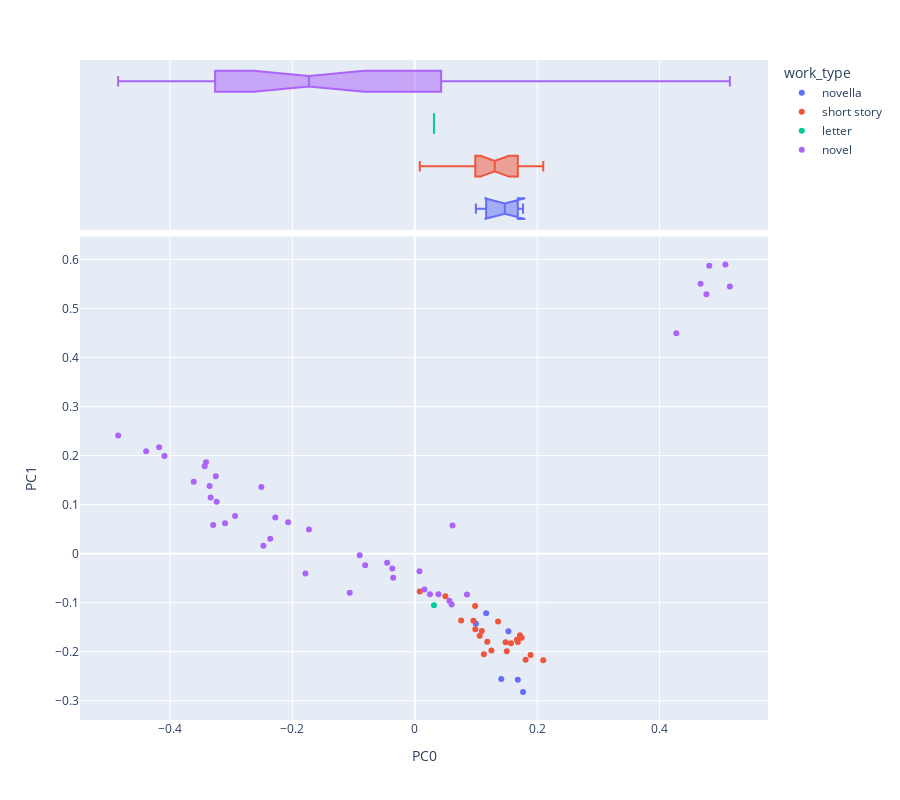

Notebook cell for this chart:
### Code cell
import pandas as pd
import numpy as np
from scipy.linalg import norm
import plotly_express as px
import seaborn as sns
from sklearn.decomposition import PCA
sns.set(style='ticks')
OHCO = ['book_id', 'chap_id']
# Added after class
norm_docs = True # This has the effect of exaggerating variance when False
center_term_vectors = True # This has the effect of demoting authorship when False
colors = "YlGnBu" 
# colors = "Spectral"




pca_engine = PCA(n_components=10)
DCM = pd.DataFrame(pca_engine.fit_transform(L2.fillna(0)), index=L2.index)
DCM.columns = ['PC{}'.format(i) for i in DCM.columns]
DCM = DCM.join(LIB[['author','work_type']], on='book_id') #the lavel i will use is work_type
def vis_pcs(M, a, b, label='author', hover_name='author', symbol=None, size=None):
    return px.scatter(M, f"PC{a}", f"PC{b}", color=label, hover_name=hover_name, 
                     symbol=symbol, size=size,
                     marginal_x='box', height=800)

def vis_loadings(a=0, b=1, hover_name='term_str'):
    return px.scatter(LOADINGS.reset_index(), f"PC{a}", f"PC{b}", 
                      text='term_str', hover_name='term_str',
                      size='dfidf', color='max_pos_group', 
                      marginal_x='box', height=800)
LOADINGS = pd.DataFrame(pca_engine.components_.T * np.sqrt(pca_engine.explained_variance_))
LOADINGS.columns = ["PC{}".format(i) for i in LOADINGS.columns]
LOADINGS.index = L2.columns
LOADINGS.index.name = 'term_str'
LOADINGS = LOADINGS.join(VOCAB)
vis_pcs(DCM, 0, 1, label='work_type', hover_name= 'work_type')

### Figure 1 — Plotly figure (JSON) as saved in the notebook; plotly's stock layout.template omitted (floating-point values rounded to 4 significant figures)
{"data": [{"hovertemplate": "<b>%{hovertext}</b><br><br>work_type=novella<br>PC0=%{x}<br>PC1=%{y}<extra></extra>", "hovertext": ["novella", "novella", "novella", "novella", "novella", "novella"], "legendgroup": "novella", "marker": {"color": "#636efa", "symbol": "circle"}, "mode": "markers", "name": "novella", "orientation": "v", "showlegend": true, "type": "scatter", "x": [0.1413, 0.1769, 0.1683, 0.0998, 0.1166, 0.153], "xaxis": "x", "y": [-0.2556, -0.2823, -0.2569, -0.1429, -0.1215, -0.1581], "yaxis": "y"}, {"alignmentgroup": "True", "hovertemplate": "<b>%{hovertext}</b><br><br>work_type=novella<br>PC0=%{x}<extra></extra>", "hovertext": ["novella", "novella", "novella", "novella", "novella", "novella"], "legendgroup": "novella", "marker": {"color": "#636efa", "symbol": "circle"}, "name": "novella", "notched": true, "offsetgroup": "novella", "showlegend": false, "type": "box", "x": [0.1413, 0.1769, 0.1683, 0.0998, 0.1166, 0.153], "xaxis": "x2", "yaxis": "y2"}, {"hovertemplate": "<b>%{hovertext}</b><br><br>work_type=short story<br>PC0=%{x}<br>PC1=%{y}<extra></extra>", "hovertext": ["short story", "short story", "short story", "short story", "short story", "short story", "short story", "short story", "short story", "short story", "short story", "short story", "short story", "short story", "short story", "short story", "short story", "short story", "short story", "short story", "short story", "short story"], "legendgroup": "short story", "marker": {"color": "#EF553B", "symbol": "circle"}, "mode": "markers", "name": "short story", "orientation": "v", "showlegend": true, "type": "scatter", "x": [0.1361, 0.1252, 0.1503, 0.1718, 0.2099, 0.09857, 0.1184, 0.106, 0.07569, 0.04991, 0.1128, 0.1573, 0.09883, 0.09577, 0.1095, 0.1745, 0.1483, 0.1683, 0.1669, 0.1812, 0.1892, 0.008093], "xaxis": "x", "y": [-0.1384, -0.1976, -0.199, -0.1663, -0.2174, -0.1065, -0.1796, -0.1672, -0.1363, -0.08689, -0.2053, -0.1828, -0.1543, -0.1368, -0.1578, -0.1717, -0.1805, -0.18, -0.1759, -0.2163, -0.2069, -0.07699], "yaxis": "y"}, {"alignmentgroup": "True", "hovertemplate": "<b>%{hovertext}</b><br><br>work_type=short story<br>PC0=%{x}<extra></extra>", "hovertext": ["short story", "short story", "short story", "short story", "short story", "short story", "short story", "short story", "short story", "short story", "short story", "short story", "short story", "short story", "short story", "short story", "short story", "short story", "short story", "short story", "short story", "short story"], "legendgroup": "short story", "marker": {"color": "#EF553B", "symbol": "circle"}, "name": "short story", "notched": true, "offsetgroup": "short story", "showlegend": false, "type": "box", "x": [0.1361, 0.1252, 0.1503, 0.1718, 0.2099, 0.09857, 0.1184, 0.106, 0.07569, 0.04991, 0.1128, 0.1573, 0.09883, 0.09577, 0.1095, 0.1745, 0.1483, 0.1683, 0.1669, 0.1812, 0.1892, 0.008093], "xaxis": "x2", "yaxis": "y2"}, {"hovertemplate": "<b>%{hovertext}</b><br><br>work_type=letter<br>PC0=%{x}<br>PC1=%{y}<extra></extra>", "hovertext": ["letter"], "legendgroup": "letter", "marker": {"color": "#00cc96", "symbol": "circle"}, "mode": "markers", "name": "letter", "orientation": "v", "showlegend": true, "type": "scatter", "x": [0.0313], "xaxis": "x", "y": [-0.1052], "yaxis": "y"}, {"alignmentgroup": "True", "hovertemplate": "<b>%{hovertext}</b><br><br>work_type=letter<br>PC0=%{x}<extra></extra>", "hovertext": ["letter"], "legendgroup": "letter", "marker": {"color": "#00cc96", "symbol": "circle"}, "name": "letter", "notched": true, "offsetgroup": "letter", "showlegend": false, "type": "box", "x": [0.0313], "xaxis": "x2", "yaxis": "y2"}, {"hovertemplate": "<b>%{hovertext}</b><br><br>work_type=novel<br>PC0=%{x}<br>PC1=%{y}<extra></extra>", "hovertext": ["novel", "novel", "novel", "novel", "novel", "novel", "novel", "novel", "novel", "novel", "novel", "novel", "novel", "novel", "novel", "novel", "novel", "novel", "novel", "novel", "novel", "novel", "novel", "novel", "novel", "novel", "novel", "novel", "novel", "novel", "novel", "novel", "novel", "novel", "novel", "novel", "novel", "novel", "novel", "novel", "novel"], "legendgroup": "novel", "marker": {"color": "#ab63fa", "symbol": "circle"}, "mode": "markers", "name": "novel", "orientation": "v", "showlegend": true, "type": "scatter", "x": [0.4274, 0.5149, 0.467, 0.5076, 0.4766, 0.4812, -0.228, -0.3336, -0.4179, -0.4848, -0.1731, -0.3434, -0.3413, -0.2071, -0.2508, -0.2938, -0.3253, -0.4091, -0.09, -0.439, -0.2362, -0.3101, -0.2475, -0.1787, -0.1064, -0.3296, -0.3354, -0.3613, -0.03533, -0.08113, -0.3239, -0.03672, 0.01568, -0.04521, 0.08521, 0.0565, 0.06159, 0.02477, 0.007702, 0.0386, 0.06015], "xaxis": "x", "y": [0.4492, 0.5448, 0.5503, 0.5898, 0.5287, 0.5869, 0.07351, 0.1143, 0.2171, 0.2408, 0.04906, 0.1782, 0.1864, 0.06377, 0.1357, 0.07697, 0.158, 0.1993, -0.003485, 0.2085, 0.03024, 0.06189, 0.01615, -0.04076, -0.07991, 0.05858, 0.138, 0.1468, -0.04912, -0.02377, 0.1058, -0.0304, -0.07299, -0.01859, -0.08323, -0.09594, 0.05743, -0.0828, -0.03589, -0.08304, -0.1035], "yaxis": "y"}, {"alignmentgroup": "True", "hovertemplate": "<b>%{hovertext}</b><br><br>work_type=novel<br>PC0=%{x}<extra></extra>", "hovertext": ["novel", "novel", "novel", "novel", "novel", "novel", "novel", "novel", "novel", "novel", "novel", "novel", "novel", "novel", "novel", "novel", "novel", "novel", "novel", "novel", "novel", "novel", "novel", "novel", "novel", "novel", "novel", "novel", "novel", "novel", "novel", "novel", "novel", "novel", "novel", "novel", "novel", "novel", "novel", "novel", "novel"], "legendgroup": "novel", "marker": {"color": "#ab63fa", "symbol": "circle"}, "name": "novel", "notched": true, "offsetgroup": "novel", "showlegend": false, "type": "box", "x": [0.4274, 0.5149, 0.467, 0.5076, 0.4766, 0.4812, -0.228, -0.3336, -0.4179, -0.4848, -0.1731, -0.3434, -0.3413, -0.2071, -0.2508, -0.2938, -0.3253, -0.4091, -0.09, -0.439, -0.2362, -0.3101, -0.2475, -0.1787, -0.1064, -0.3296, -0.3354, -0.3613, -0.03533, -0.08113, -0.3239, -0.03672, 0.01568, -0.04521, 0.08521, 0.0565, 0.06159, 0.02477, 0.007702, 0.0386, 0.06015], "xaxis": "x2", "yaxis": "y2"}], "layout": {"height": 800, "legend": {"title": {"text": "work_type"}, "tracegroupgap": 0}, "margin": {"t": 60}, "xaxis": {"anchor": "y", "domain": [0, 1], "title": {"text": "PC0"}}, "xaxis2": {"anchor": "y2", "domain": [0, 1], "matches": "x", "showgrid": true, "showticklabels": false}, "yaxis": {"anchor": "x", "domain": [0, 0.7326], "title": {"text": "PC1"}}, "yaxis2": {"anchor": "x2", "domain": [0.7426, 1], "matches": "y2", "showgrid": false, "showline": false, "showticklabels": false, "ticks": ""}}}
